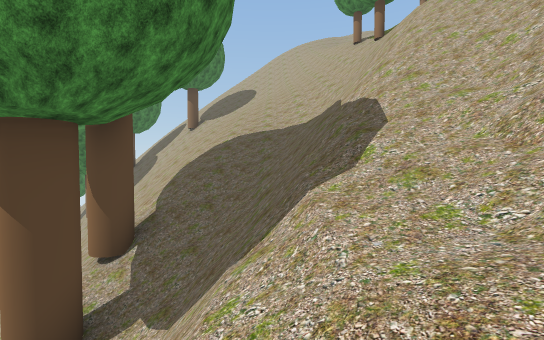
[1] (above)

15 first-person views from a walk through a Unity game level. The camera is 1.2 m above the floor, tilts 2° down and sees 90° across. The floor is counted in squares, 2 m on a side. Each view is taken from the middle of a square. On the plan, view 1 faces up. The plan holds only what a view shows up to about 9 squares ahead; the rest is blank. The place goes on beyond the plan. Some trees and plants on the terrain are drawn as simple stand-ins. The player character is not drawn. Some surface patterns are stand-ins.

[2]
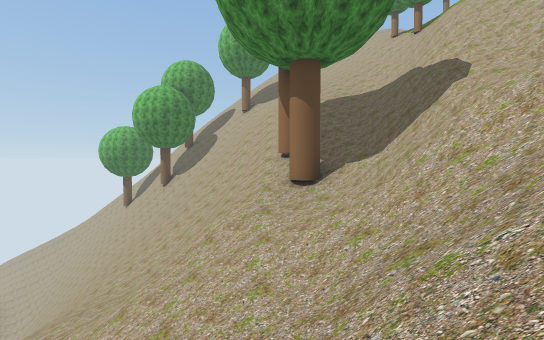

[3]
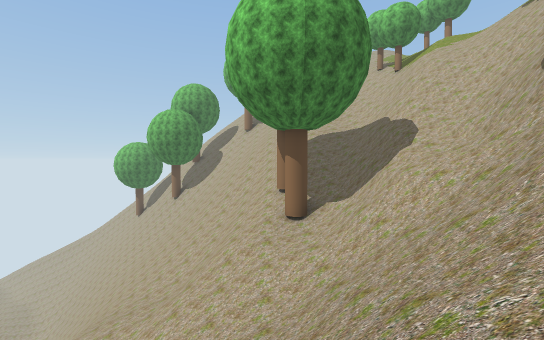

[4]
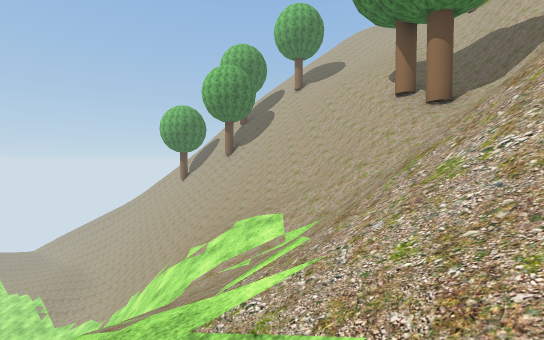

[5]
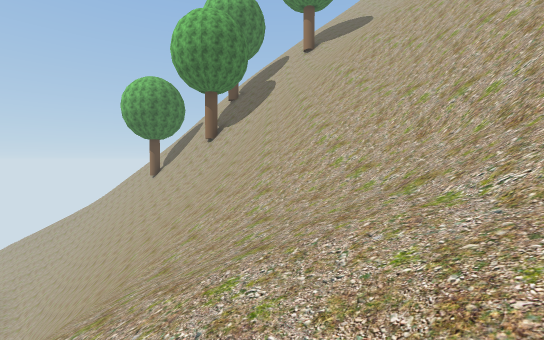

[6]
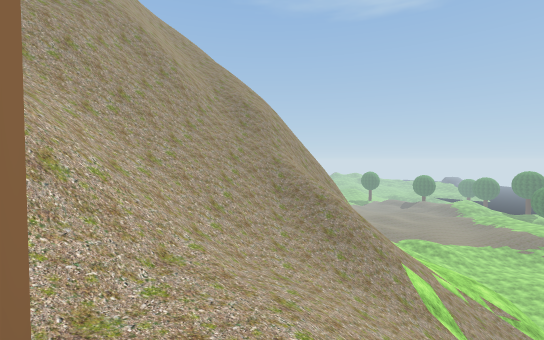

[7]
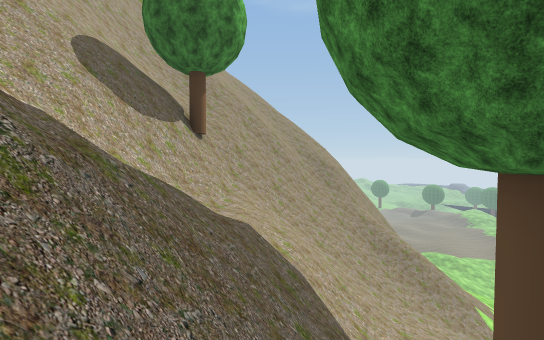

[8]
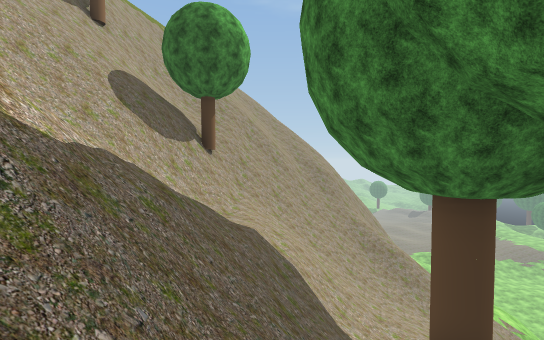

[9]
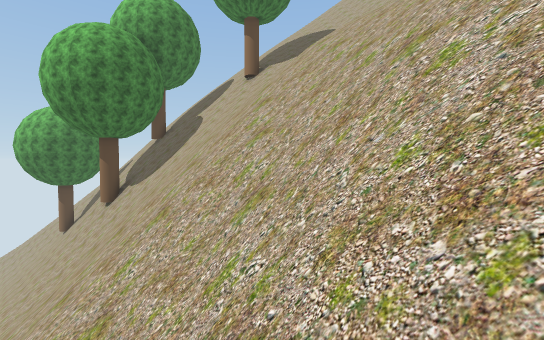

[10]
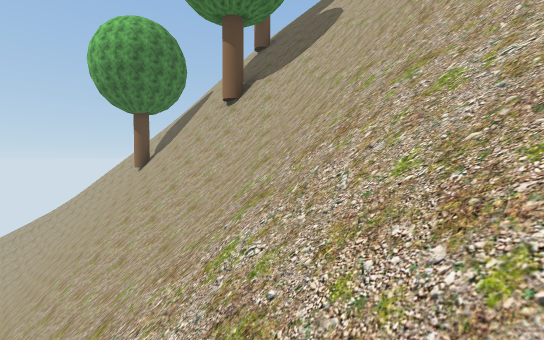

[11]
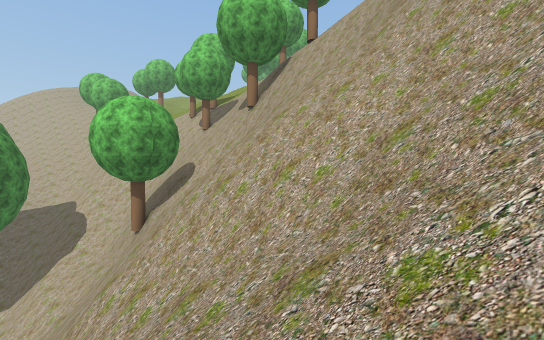

[12]
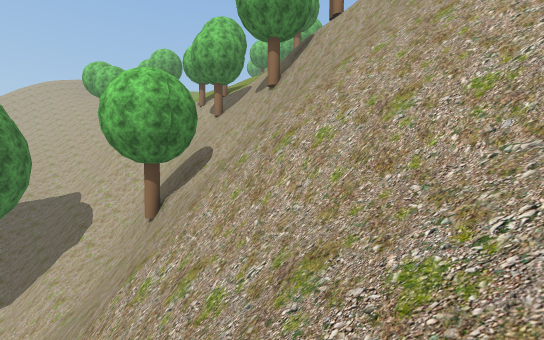

[13]
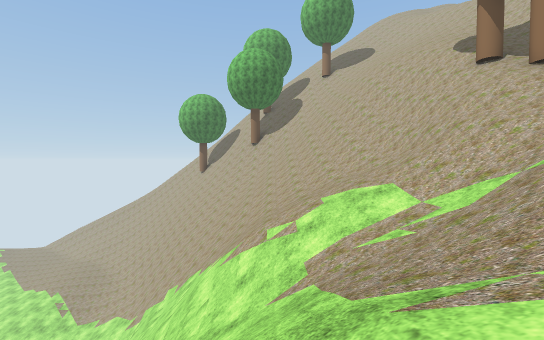

[14]
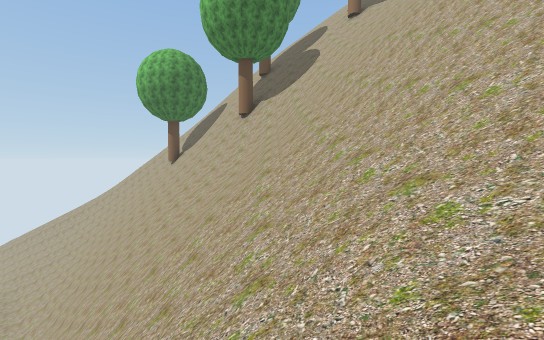

[15]
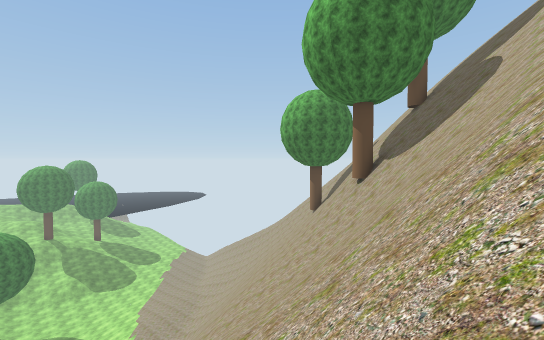

### Floor plan
Key: @ floor where view 1 was taken; # wall or solid block; x gap in a wall; . main floor; : floor 1 m higher than the main floor; + floor 2.5 m higher than the main floor; * floor 4 m higher than the main floor; - floor 6.25 m lower than the main floor; / step, stairs or slope; = window, fence, low wall or low ledge; v drop or lower ground; O other object.
Columns run from 10 left of view 1 to 7 right of it. Each row starts with its distance up from view 1.
 19    //
 18 OO///
 17 O-==v
 16 OO==/
 15 ##v//
 14 ##vv//
 13 /##v//
 12 /##v//
 11 //#v///
 10 //###////
  9 ///##=////////
  8 /////=//////#//
  7 //////#=////#v/
  6 //////#/////#=/
  5 /////=/////#=//
  4 /////=/OO/=#//##
  3 ////////O/==//##
  2 v////////=///=#
  1 /////////=//##v
  0 //////////@/#.=
 -1 ///////////#####
 -2 =/////////##==##O
 -3  ////////=#v.=#OOO
 -4  ////////##v:=##v/
 -5   /// ///##v+=##v/
 -6       x=//##+* #v
 -7           /====#
 -8          ///##
 -9          ///#

Where each view was taken, in squares from view 1:
view 1: 0 up, 0 right, facing up
view 2: 3 down, 3 left, facing up
view 3: 5 down, 3 left, facing up
view 4: 5 down, 7 left, facing up
view 5: 1 up, 7 left, facing up
view 6: 3 up, 3 left, facing down
view 7: 5 up, 0 right, facing down
view 8: 6 up, 0 right, facing down
view 9: 5 up, 4 left, facing up
view 10: 7 up, 9 left, facing up
view 11: 9 down, 1 left, facing up-right
view 12: 8 down, 1 left, facing up-right
view 13: 4 down, 9 left, facing up
view 14: 3 up, 9 left, facing up
view 15: 7 up, 6 left, facing up-left
